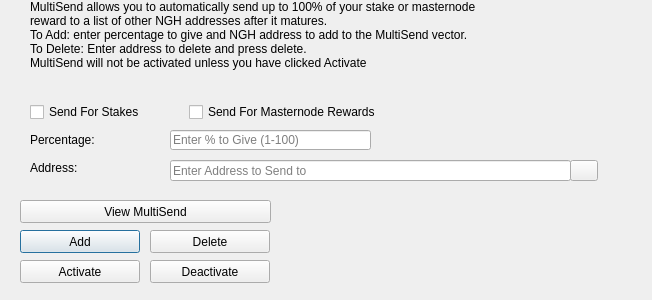
<?xml version="1.0" encoding="UTF-8"?>
<ui version="4.0">
 <class>MultiSendDialog</class>
 <widget class="QDialog" name="MultiSendDialog">
  <property name="windowModality">
   <enum>Qt::NonModal</enum>
  </property>
  <property name="geometry">
   <rect>
    <x>0</x>
    <y>0</y>
    <width>652</width>
    <height>300</height>
   </rect>
  </property>
  <property name="windowTitle">
   <string>MultiSend</string>
  </property>
  <widget class="QLineEdit" name="multiSendPercentEdit">
   <property name="geometry">
    <rect>
     <x>170</x>
     <y>130</y>
     <width>201</width>
     <height>20</height>
    </rect>
   </property>
   <property name="toolTip">
    <string>Enter whole numbers 1 - 100</string>
   </property>
   <property name="placeholderText">
    <string>Enter % to Give (1-100)</string>
   </property>
  </widget>
  <widget class="QLineEdit" name="multiSendAddressEdit">
   <property name="geometry">
    <rect>
     <x>170</x>
     <y>160</y>
     <width>401</width>
     <height>21</height>
    </rect>
   </property>
   <property name="toolTip">
    <string/>
   </property>
   <property name="placeholderText">
    <string>Enter Address to Send to</string>
   </property>
  </widget>
  <widget class="QLabel" name="label_2">
   <property name="geometry">
    <rect>
     <x>30</x>
     <y>0</y>
     <width>451</width>
     <height>121</height>
    </rect>
   </property>
   <property name="lineWidth">
    <number>1</number>
   </property>
   <property name="text">
    <string>MultiSend allows you to automatically send up to 100% of your stake or masternode reward to a list of other NGH addresses after it matures.
To Add: enter percentage to give and NGH address to add to the MultiSend vector.
To Delete: Enter address to delete and press delete.
MultiSend will not be activated unless you have clicked Activate</string>
   </property>
   <property name="alignment">
    <set>Qt::AlignLeading|Qt::AlignLeft|Qt::AlignTop</set>
   </property>
   <property name="wordWrap">
    <bool>true</bool>
   </property>
  </widget>
  <widget class="QLabel" name="message">
   <property name="geometry">
    <rect>
     <x>290</x>
     <y>200</y>
     <width>351</width>
     <height>91</height>
    </rect>
   </property>
   <property name="text">
    <string/>
   </property>
  </widget>
  <widget class="QPushButton" name="addButton">
   <property name="geometry">
    <rect>
     <x>20</x>
     <y>230</y>
     <width>120</width>
     <height>23</height>
    </rect>
   </property>
   <property name="toolTip">
    <string/>
   </property>
   <property name="statusTip">
    <string>Add to MultiSend Vector</string>
   </property>
   <property name="text">
    <string>Add</string>
   </property>
  </widget>
  <widget class="QPushButton" name="disableButton">
   <property name="geometry">
    <rect>
     <x>150</x>
     <y>260</y>
     <width>120</width>
     <height>23</height>
    </rect>
   </property>
   <property name="statusTip">
    <string>Deactivate MultiSend</string>
   </property>
   <property name="text">
    <string>Deactivate</string>
   </property>
  </widget>
  <widget class="QPushButton" name="addressBookButton">
   <property name="geometry">
    <rect>
     <x>570</x>
     <y>160</y>
     <width>28</width>
     <height>21</height>
    </rect>
   </property>
   <property name="toolTip">
    <string>Choose an address from the address book</string>
   </property>
   <property name="text">
    <string/>
   </property>
   <property name="icon">
    <iconset resource="../henga.qrc">
     <normaloff>:/icons/address-book</normaloff>:/icons/address-book</iconset>
   </property>
   <property name="shortcut">
    <string>Alt+A</string>
   </property>
   <property name="autoDefault">
    <bool>false</bool>
   </property>
  </widget>
  <widget class="QLabel" name="label">
   <property name="geometry">
    <rect>
     <x>30</x>
     <y>130</y>
     <width>121</width>
     <height>20</height>
    </rect>
   </property>
   <property name="toolTip">
    <string>Percentage of stake to send</string>
   </property>
   <property name="text">
    <string>Percentage:</string>
   </property>
  </widget>
  <widget class="QLabel" name="label_5">
   <property name="geometry">
    <rect>
     <x>30</x>
     <y>160</y>
     <width>111</width>
     <height>16</height>
    </rect>
   </property>
   <property name="toolTip">
    <string>Address to send portion of stake to</string>
   </property>
   <property name="text">
    <string>Address:</string>
   </property>
  </widget>
  <widget class="QPushButton" name="deleteButton">
   <property name="geometry">
    <rect>
     <x>150</x>
     <y>230</y>
     <width>120</width>
     <height>23</height>
    </rect>
   </property>
   <property name="toolTip">
    <string/>
   </property>
   <property name="statusTip">
    <string>Delete Address From MultiSend Vector</string>
   </property>
   <property name="text">
    <string>Delete</string>
   </property>
  </widget>
  <widget class="QPushButton" name="activateButton">
   <property name="geometry">
    <rect>
     <x>20</x>
     <y>260</y>
     <width>120</width>
     <height>23</height>
    </rect>
   </property>
   <property name="statusTip">
    <string>Activate MultiSend</string>
   </property>
   <property name="text">
    <string>Activate</string>
   </property>
  </widget>
  <widget class="QPushButton" name="viewButton">
   <property name="geometry">
    <rect>
     <x>20</x>
     <y>200</y>
     <width>251</width>
     <height>23</height>
    </rect>
   </property>
   <property name="toolTip">
    <string/>
   </property>
   <property name="statusTip">
    <string>View MultiSend Vector</string>
   </property>
   <property name="text">
    <string>View MultiSend</string>
   </property>
  </widget>
  <widget class="QWidget" name="horizontalLayoutWidget">
   <property name="geometry">
    <rect>
     <x>30</x>
     <y>100</y>
     <width>351</width>
     <height>24</height>
    </rect>
   </property>
   <layout class="QHBoxLayout" name="horizontalLayout">
    <item>
     <widget class="QCheckBox" name="multiSendStakeCheckBox">
      <property name="text">
       <string>Send For Stakes</string>
      </property>
     </widget>
    </item>
    <item>
     <widget class="QCheckBox" name="multiSendMasternodeCheckBox">
      <property name="text">
       <string>Send For Masternode Rewards</string>
      </property>
     </widget>
    </item>
   </layout>
  </widget>
 </widget>
 <resources>
  <include location="../henga.qrc"/>
 </resources>
 <connections/>
</ui>
